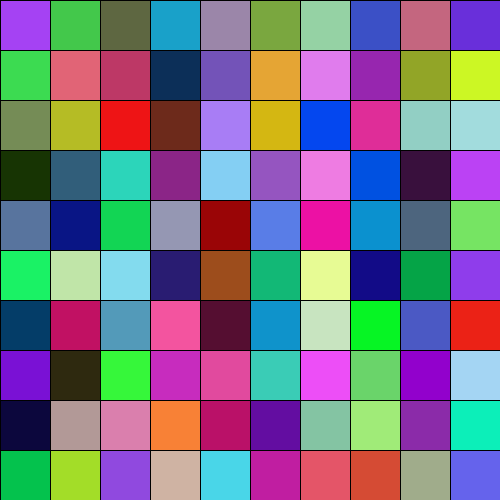
Frame 1 (no input)
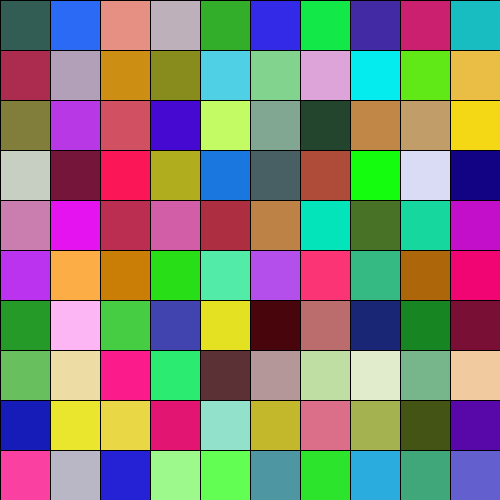
Frame 60 (the mouse pressed at the canvas centre just before this capture)
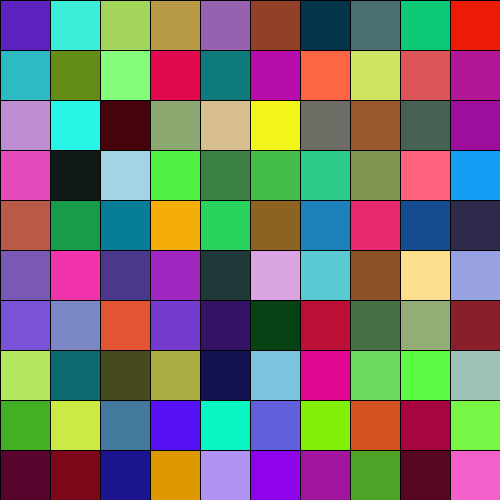
Frame 120 (the mouse held since frame 60 and released just before this capture)

The Processing sketch that drew these frames (run headless with seeded random() and noise(); from frame 60 on, the mouse is pressed at the canvas centre):

// Processing sketch: random_tiles_anim
// ── random_tiles_anim.pde
/// Random tiles.
//*//////////////

void setup()
{
  size(500,500);
  frameRate(5);
}

void draw()
{
  for(int i=0;i<10;i++)
  {
     for(int j=0;j<10;j++)
     {
        fill( random(256),random(256),random(256));
        rect(i*50,j*50,50,50);
     }
  }
}

/// @date 2026 ( → https://github.com/borkowsk/bookProcessingEN/tree/main/05_random
